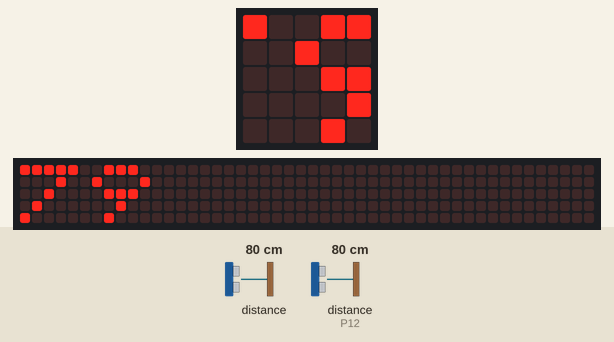
Recording of a program running on a simulated BBC micro:bit running MicroPython. On the bench: the board's 5×5 LED display, a strip that is not on the board, showing the scrolling text unrolled. The test bench sets the inputs (shaded band); at power-on: distance to the obstacle 80 cm, distance to the obstacle (sensor on P12) 80 cm. The echo pulse lasts 58.3 µs per cm; the 48×5 strip is a reading aid, not a part: it shows the text the display is scrolling, unrolled, one strip-width of it at a time.

Above: at 1.28 s.
1.3 s: distance to the obstacle (sensor 0) set to 250 cm
At 4.5 s:
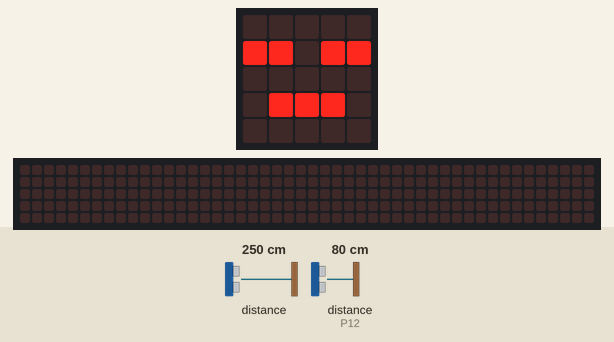
5.6 s: distance to the obstacle (sensor 0) set to 2 cm
At 8.4 s:
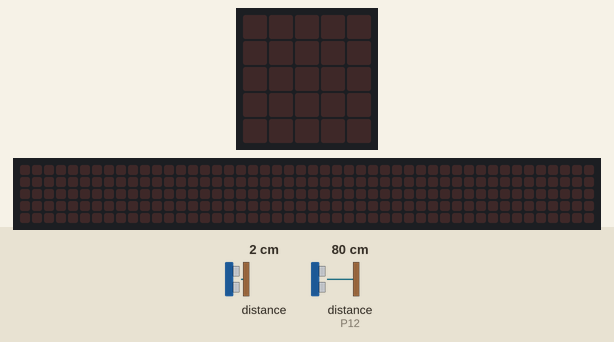
9.9 s: distance to the obstacle (sensor 0) set to 4 cm
At 11.23 s:
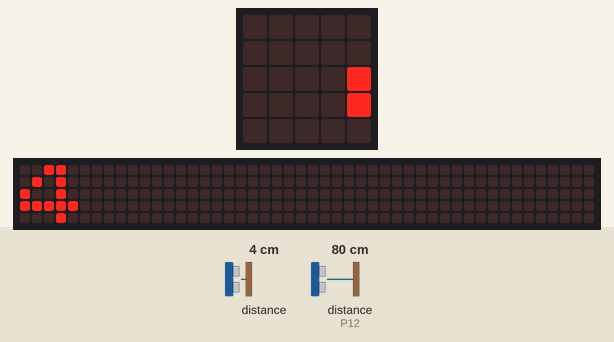
14.2 s: distance to the obstacle (sensor 0) set to 299 cm
At 17.4 s:
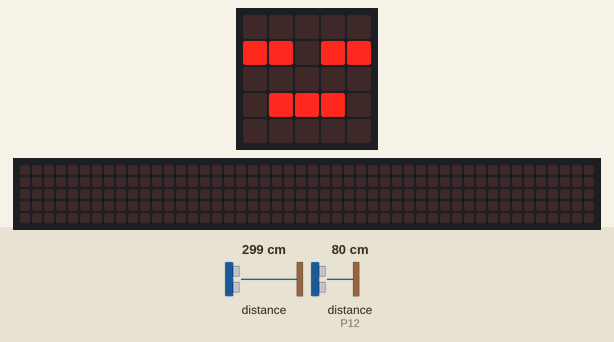
Timing chart, 0 to 18.9 s (numbered marks = the images above; inputs shaded):
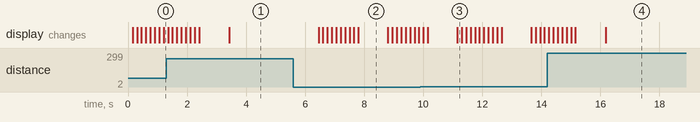

Measured:
- after the input at 1.3 s, the display: first differs from a run without the input after 2.1 s (image 1)
- after the input at 5.6 s, the display: first changes after 0.85 s (image 2 shows a later state)
- after the input at 14.2 s, the display: first differs from a run without the input after 2.0 s (image 4)
- what the display in image 2 shows lasts 1.0 s, from 7.8 s to 8.8 s

The program:

5-5-main.py
```python
# Imports go at the top
from microbit import *
import utime

# Define the pins of the ultrasonic module.
TRIG_PIN = pin13
ECHO_PIN = pin12

# Initialize the ultrasonic module
def setup_ultrasonic():
    TRIG_PIN.write_digital(0)
    ECHO_PIN.set_pull(ECHO_PIN.NO_PULL)

# Measuring distance (cm)
def measure_distance():
    # A trigger signal of 10μs was sent
    TRIG_PIN.write_digital(1)
    utime.sleep_us(10)
    TRIG_PIN.write_digital(0)

    # Wait for the echo pin to get high
    timeout = 50000   # 50ms timeout
    start_time = utime.ticks_us()
    while ECHO_PIN.read_digital() == 0:
        if utime.ticks_diff(utime.ticks_us(), start_time) > timeout:
            return -1  # timeout

    # The echo onset time was recorded
    pulse_start = utime.ticks_us()

    # Wait for the echo pin to get low
    while ECHO_PIN.read_digital() == 1:
        if utime.ticks_diff(utime.ticks_us(), pulse_start) > timeout:
            return -1  # timeout

    # The echo end time was recorded
    pulse_end = utime.ticks_us()

    # Calculate the pulse duration
    pulse_duration = utime.ticks_diff(pulse_end, pulse_start)

    # Calculating distance（The Speed of Sound
    # 340m/s = 0.034cm/μs，Round trip, so divided by 2）
    distance = (pulse_duration * 0.034) / 2

    return distance

setup_ultrasonic()

# Code in a 'while True:' loop repeats forever
while True:
    # measuring distance
    dist = measure_distance()

    if dist == -1:    # Measurement timeout
        display.show(Image.NO)
    elif dist > 200:  # Greater than the maximum measurement range
        display.show(Image.ASLEEP)
    else:
        display.scroll(str(int(dist)))   # Displaying distance values

    sleep(1000)

    
```
